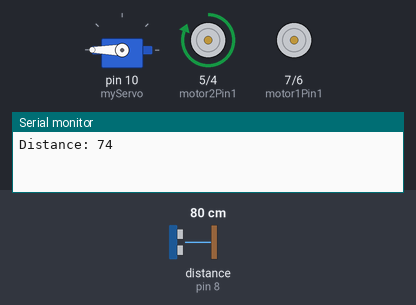
The sketch below on a simulated Arduino Uno, built with avr-gcc and run on an emulated ATmega328P. Shown: servo, motor-driver pin pairs drawn as motors (green arrow = first pin HIGH = forward, orange = second pin HIGH = backward, longer = more drive), the last lines printed to the serial monitor. Wiring (inferred from the names in the program): ultrasonic range finder: trigger pin 9; echo pin 8. The test bench sets the inputs (shaded band); at power-on: distance to the obstacle (sensor on pin 8) 80 cm. The echo pulse lasts 58.3 µs per cm.

Above: at 1.8 s.
1.9 s: distance to the obstacle (sensor on pin 8) set to 210 cm
At 2.3 s:
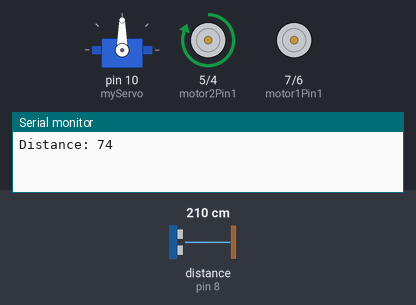
5.3 s: distance to the obstacle (sensor on pin 8) set to 220 cm
At 7.8 s:
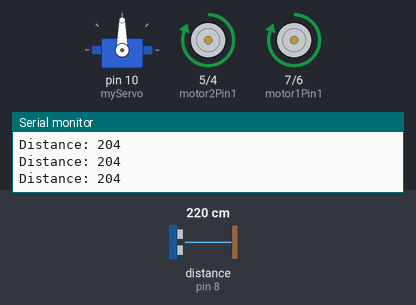
8.1 s: distance to the obstacle (sensor on pin 8) set to 2 cm
At 8.5 s:
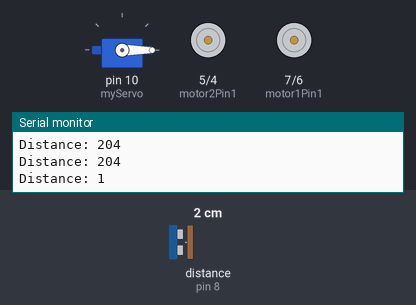
Timing chart, 0 to 17.5 s (numbered marks = the images above; inputs shaded):
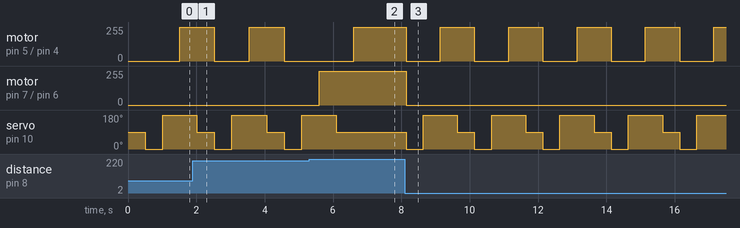

The sketch:

Obstacle_avoid_robo.ino
```cpp
#include <Servo.h>

Servo myServo;
const int trigPin = 9;
const int echoPin = 8;
const int motor1Pin1 = 7;  // Motor 1
const int motor1Pin2 = 6;  // Motor 1
const int motor2Pin1 = 5;  // Motor 2
const int motor2Pin2 = 4;  // Motor 2

long duration;
int distance;

void setup() {
  // Set motor pins as output
  pinMode(motor1Pin1, OUTPUT);
  pinMode(motor1Pin2, OUTPUT);
  pinMode(motor2Pin1, OUTPUT);
  pinMode(motor2Pin2, OUTPUT);

  // Set sensor pins as input/output
  pinMode(trigPin, OUTPUT);
  pinMode(echoPin, INPUT);


  myServo.attach(10);

  Serial.begin(9600);
}

void loop() {
  // Scan environment using the ultrasonic sensor
  scanforEnvironment();

  // Read the distance from the sensor
  if (distance < 200) {  //obstace detected <200cm (for simulation only)
    avoidObstacle();     // move the servo head to search
  } else {
    moveForward();
  }
}

void scanforEnvironment() {
  // Rotate the servo to scan
  myServo.write(90);  // Scan front
  delay(500);
  distance = getDistance();
  Serial.print("Distance: ");
  Serial.println(distance);
}

int getDistance() {
  // 10us pulse to trigger US
  digitalWrite(trigPin, LOW);
  delayMicroseconds(2);
  digitalWrite(trigPin, HIGH);
  delayMicroseconds(10);
  digitalWrite(trigPin, LOW);

  // Measure the echo time
  duration = pulseIn(echoPin, HIGH);

  // Convert echo time to distance (in cm)
  int dist = duration * 0.032 / 2;  //Using speed of sound
  return dist;
}

void avoidObstacle() {
  // Stop motors, then decide where to move
  stopMotors();

  // Rotate servo to check left and right
  myServo.write(0);  // Check right
  delay(500);
  int rightDistance = getDistance();

  myServo.write(180);  // Check left
  delay(500);
  int leftDistance = getDistance();

  // Choose the direction with the most space
  if (leftDistance > rightDistance) {
    turnLeft();
  } else {
    turnRight();
  }
}

void moveForward() {
  // Move both motors forward
  digitalWrite(motor1Pin1, HIGH);
  digitalWrite(motor1Pin2, LOW);
  digitalWrite(motor2Pin1, HIGH);
  digitalWrite(motor2Pin2, LOW);
}

void turnLeft() {
  // Move only the right motor forward to turn left
  digitalWrite(motor1Pin1, HIGH);
  digitalWrite(motor1Pin2, LOW);
  digitalWrite(motor2Pin1, LOW);
  digitalWrite(motor2Pin2, LOW);
  delay(500);
}

void turnRight() {
  // Move only the left motor forward to turn right
  digitalWrite(motor1Pin1, LOW);
  digitalWrite(motor1Pin2, LOW);
  digitalWrite(motor2Pin1, HIGH);
  digitalWrite(motor2Pin2, LOW);
  delay(500);
}

void stopMotors() {
  // Stop both motors
  digitalWrite(motor1Pin1, LOW);
  digitalWrite(motor1Pin2, LOW);
  digitalWrite(motor2Pin1, LOW);
  digitalWrite(motor2Pin2, LOW);
}
```

Measured:
- the behaviour switches between 214 and 215 cm on distance to the obstacle (sensor on pin 8) (found by bisection; images 1 and 2)
- after the input at 5.3 s, motor on pin 7 (motor1Pin1) / pin 6 (motor1Pin2): stopped → forward 255/255 after 0.29 s; servo on pin 10 (myServo): goes on until 6.1 s, then stays 90°
- after the input at 8.1 s, motor on pin 5 (motor2Pin1) / pin 4 (motor2Pin2): alternates forward 255/255 for 1.0 s and stopped for 1.0 s, starting at once; motor on pin 7 (motor1Pin1) / pin 6 (motor1Pin2): forward 255/255 → stopped at once; servo on pin 10 (myServo): 90° → 0° at once, then repeats every 2.0 s: 180° 1.0 s, 90° 0.50 s, 0° 0.50 s
